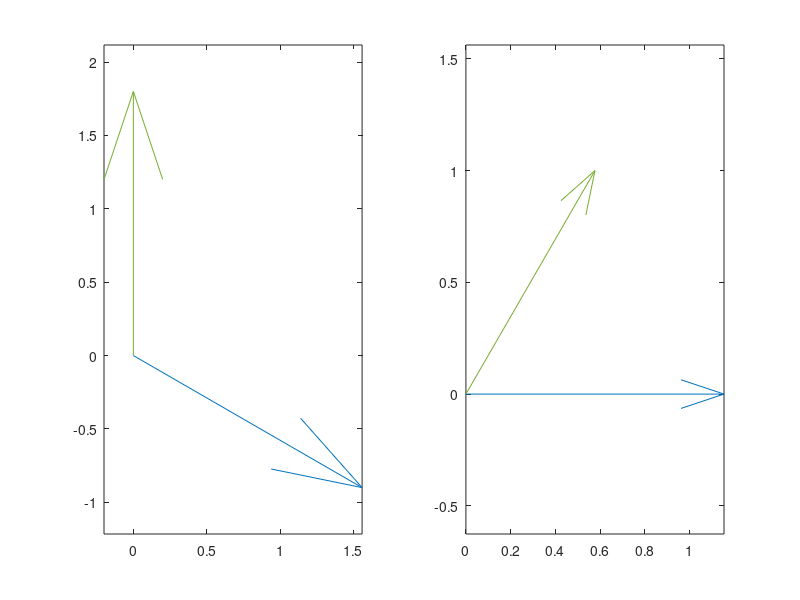

This chart was generated by the following MATLAB code:
% clear variables
% close all
% clc

wahl = 4;

a = 0.319;

switch wahl
    case 1
        a1 = a / 2 * [ 1 , sqrt(3) , 0 ];
        a2 = a / 2 * [ 1 , -sqrt(3) , 0 ];
    case 2
        a1 = a / 2 * [ 1 , sqrt(3) , 0 ];
        a2 = a / 2 * [ -1 , sqrt(3) , 0 ];
    case 3
        a1 = a / 2 * [ 2 , 0 , 0 ];
        a2 = a / 2 * [ -1 , sqrt(3) , 0 ];
    case 4
        a1 = a / 2 * [ sqrt(3) , -1 , 0 ];
        a2 = a / 2 * [ 0 , 2 , 0 ];
    case 5
        a1 = a / 2 * [ sqrt(3) , 1 , 0 ];
        a2 = a / 2 * [ 0 , 2 , 0 ];
end


a3 = [ 0 , 0 , 1 ];

V = dot( a1 , cross( a2 , a3 ) );

b1 = 2 * pi * cross( a2 , a3 ) / V;
b2 = 2 * pi * cross( a3 , a1 ) / V;

a1n = a1 / (a/2);
a2n = a2 / (a/2);

figure
subplot(1,2,1)
quiver(0,0,a1n(1),a1n(2))
hold on
quiver(0,0,a2n(1),a2n(2))

axis equal

b1n = b1 / (2*pi/a);
b2n = b2 / (2*pi/a);

subplot(1,2,2)
quiver(0,0,b1n(1),b1n(2),'MaxHeadSize',0.1,'AutoScaleFactor',0.89,'AutoScale','off')
hold on
quiver(0,0,b2n(1),b2n(2),'MaxHeadSize',0.1,'AutoScaleFactor',0.89,'AutoScale','off')
ee = max( abs( b1 ) ) + 0.1;
% axis([-ee ee -ee ee])


% quiver(0,0,-b1(1),-b1(2))
% quiver(0,0,-b2(1),-b2(2))
% 
% if norm( b1 + b2 ) < norm( b1 - b2 )
%     quiver(0,0,b1(1)+b2(1),b1(2)+b2(2))
%     quiver(0,0,-b1(1)-b2(1),-b1(2)-b2(2))
% else
%     quiver(0,0,b1(1)-b2(1),b1(2)-b2(2))
%     quiver(0,0,-b1(1)+b2(1),-b1(2)+b2(2))    
% end



axis equal

%%
% % Generate hexagonal grid
% Rad3Over2 = sqrt(3) / 2;
% [X Y] = meshgrid(0:1:41);
% n = size(X,1);
% X = Rad3Over2 * X;
% Y = Y + repmat([0 0.5],[n,n/2]);
% 
% % Plot the hexagonal mesh, including cell borders
% [XV YV] = voronoi(X(:),Y(:)); plot(XV,YV,'k-')
% axis equal, axis([10 20 10 20]), zoom on










